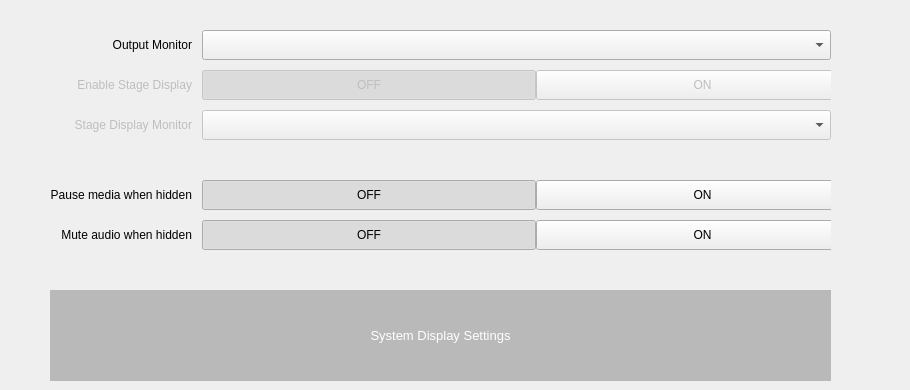
    <widget class="QWidget" name="viewDisplay">
     <property name="styleSheet">
      <string notr="true">QComboBox {color: black}</string>
     </property>
     <widget class="QWidget" name="formLayoutWidget">
      <property name="geometry">
       <rect>
        <x>-10</x>
        <y>0</y>
        <width>901</width>
        <height>261</height>
       </rect>
      </property>
      <layout class="QFormLayout" name="formDisplay">
       <property name="labelAlignment">
        <set>Qt::AlignRight|Qt::AlignTrailing|Qt::AlignVCenter</set>
       </property>
       <property name="horizontalSpacing">
        <number>10</number>
       </property>
       <property name="verticalSpacing">
        <number>10</number>
       </property>
       <property name="leftMargin">
        <number>60</number>
       </property>
       <property name="topMargin">
        <number>30</number>
       </property>
       <property name="rightMargin">
        <number>60</number>
       </property>
       <item row="0" column="0">
        <widget class="QLabel" name="prefOutputDisplayID_LABEL">
         <property name="enabled">
          <bool>true</bool>
         </property>
         <property name="minimumSize">
          <size>
           <width>0</width>
           <height>30</height>
          </size>
         </property>
         <property name="text">
          <string>Output Monitor</string>
         </property>
         <property name="alignment">
          <set>Qt::AlignRight|Qt::AlignTrailing|Qt::AlignVCenter</set>
         </property>
        </widget>
       </item>
       <item row="0" column="1">
        <widget class="QComboBox" name="prefOutputDisplayID">
         <property name="enabled">
          <bool>true</bool>
         </property>
         <property name="sizePolicy">
          <sizepolicy hsizetype="Preferred" vsizetype="Preferred">
           <horstretch>0</horstretch>
           <verstretch>0</verstretch>
          </sizepolicy>
         </property>
         <property name="focusPolicy">
          <enum>Qt::NoFocus</enum>
         </property>
        </widget>
       </item>
       <item row="1" column="0">
        <widget class="QLabel" name="prefStageDisplay_LABEL">
         <property name="enabled">
          <bool>false</bool>
         </property>
         <property name="minimumSize">
          <size>
           <width>0</width>
           <height>30</height>
          </size>
         </property>
         <property name="text">
          <string>Enable Stage Display</string>
         </property>
         <property name="alignment">
          <set>Qt::AlignRight|Qt::AlignTrailing|Qt::AlignVCenter</set>
         </property>
        </widget>
       </item>
       <item row="2" column="0">
        <widget class="QLabel" name="prefStageDisplayID_LABEL">
         <property name="enabled">
          <bool>false</bool>
         </property>
         <property name="minimumSize">
          <size>
           <width>0</width>
           <height>30</height>
          </size>
         </property>
         <property name="text">
          <string>Stage Display Monitor</string>
         </property>
         <property name="alignment">
          <set>Qt::AlignRight|Qt::AlignTrailing|Qt::AlignVCenter</set>
         </property>
        </widget>
       </item>
       <item row="2" column="1">
        <widget class="QComboBox" name="prefStageDisplayID">
         <property name="enabled">
          <bool>false</bool>
         </property>
         <property name="sizePolicy">
          <sizepolicy hsizetype="Preferred" vsizetype="Preferred">
           <horstretch>0</horstretch>
           <verstretch>0</verstretch>
          </sizepolicy>
         </property>
         <property name="focusPolicy">
          <enum>Qt::NoFocus</enum>
         </property>
         <property name="sizeAdjustPolicy">
          <enum>QComboBox::AdjustToContents</enum>
         </property>
        </widget>
       </item>
       <item row="4" column="0">
        <widget class="QLabel" name="prefBackgroundMedia_LABEL">
         <property name="minimumSize">
          <size>
           <width>0</width>
           <height>30</height>
          </size>
         </property>
         <property name="text">
          <string>Pause media when hidden</string>
         </property>
         <property name="alignment">
          <set>Qt::AlignRight|Qt::AlignTrailing|Qt::AlignVCenter</set>
         </property>
        </widget>
       </item>
       <item row="5" column="0">
        <widget class="QLabel" name="prefBackgroundAudio_LABEL">
         <property name="enabled">
          <bool>true</bool>
         </property>
         <property name="minimumSize">
          <size>
           <width>0</width>
           <height>30</height>
          </size>
         </property>
         <property name="text">
          <string>Mute audio when hidden</string>
         </property>
         <property name="alignment">
          <set>Qt::AlignRight|Qt::AlignTrailing|Qt::AlignVCenter</set>
         </property>
        </widget>
       </item>
       <item row="3" column="0">
        <spacer name="horizontalSpacer">
         <property name="orientation">
          <enum>Qt::Horizontal</enum>
         </property>
         <property name="sizeHint" stdset="0">
          <size>
           <width>40</width>
           <height>20</height>
          </size>
         </property>
        </spacer>
       </item>
       <item row="1" column="1">
        <widget class="QWidget" name="prefStageDisplay_widget" native="true">
         <widget class="QWidget" name="layoutWidget">
          <property name="geometry">
           <rect>
            <x>0</x>
            <y>0</y>
            <width>667</width>
            <height>30</height>
           </rect>
          </property>
          <layout class="QHBoxLayout" name="prefStageDisplay" stretch="0,0">
           <property name="spacing">
            <number>0</number>
           </property>
           <property name="rightMargin">
            <number>0</number>
           </property>
           <item>
            <widget class="QPushButton" name="prefStageDisplay_OFF">
             <property name="enabled">
              <bool>false</bool>
             </property>
             <property name="sizePolicy">
              <sizepolicy hsizetype="Minimum" vsizetype="Minimum">
               <horstretch>0</horstretch>
               <verstretch>0</verstretch>
              </sizepolicy>
             </property>
             <property name="focusPolicy">
              <enum>Qt::NoFocus</enum>
             </property>
             <property name="text">
              <string>OFF</string>
             </property>
             <property name="checkable">
              <bool>true</bool>
             </property>
             <property name="checked">
              <bool>true</bool>
             </property>
             <property name="autoExclusive">
              <bool>true</bool>
             </property>
            </widget>
           </item>
           <item>
            <widget class="QPushButton" name="prefStageDisplay_ON">
             <property name="enabled">
              <bool>false</bool>
             </property>
             <property name="sizePolicy">
              <sizepolicy hsizetype="Minimum" vsizetype="Minimum">
               <horstretch>0</horstretch>
               <verstretch>0</verstretch>
              </sizepolicy>
             </property>
             <property name="focusPolicy">
              <enum>Qt::NoFocus</enum>
             </property>
             <property name="text">
              <string>ON</string>
             </property>
             <property name="checkable">
              <bool>true</bool>
             </property>
             <property name="checked">
              <bool>false</bool>
             </property>
             <property name="autoExclusive">
              <bool>true</bool>
             </property>
            </widget>
           </item>
          </layout>
         </widget>
        </widget>
       </item>
       <item row="4" column="1">
        <widget class="QWidget" name="prefBackgroundMedia_widget" native="true">
         <widget class="QWidget" name="layoutWidget">
          <property name="geometry">
           <rect>
            <x>0</x>
            <y>0</y>
            <width>667</width>
            <height>30</height>
           </rect>
          </property>
          <layout class="QHBoxLayout" name="prefBackgroundMedia">
           <property name="spacing">
            <number>0</number>
           </property>
           <item>
            <widget class="QPushButton" name="prefBackgroundMedia_OFF">
             <property name="sizePolicy">
              <sizepolicy hsizetype="Minimum" vsizetype="Minimum">
               <horstretch>0</horstretch>
               <verstretch>0</verstretch>
              </sizepolicy>
             </property>
             <property name="focusPolicy">
              <enum>Qt::NoFocus</enum>
             </property>
             <property name="text">
              <string>OFF</string>
             </property>
             <property name="checkable">
              <bool>true</bool>
             </property>
             <property name="checked">
              <bool>true</bool>
             </property>
             <property name="autoExclusive">
              <bool>true</bool>
             </property>
            </widget>
           </item>
           <item>
            <widget class="QPushButton" name="prefBackgroundMedia_ON">
             <property name="sizePolicy">
              <sizepolicy hsizetype="Minimum" vsizetype="Minimum">
               <horstretch>0</horstretch>
               <verstretch>0</verstretch>
              </sizepolicy>
             </property>
             <property name="focusPolicy">
              <enum>Qt::NoFocus</enum>
             </property>
             <property name="text">
              <string>ON</string>
             </property>
             <property name="checkable">
              <bool>true</bool>
             </property>
             <property name="checked">
              <bool>false</bool>
             </property>
             <property name="autoExclusive">
              <bool>true</bool>
             </property>
            </widget>
           </item>
          </layout>
         </widget>
        </widget>
       </item>
       <item row="5" column="1">
        <widget class="QWidget" name="prefBackgroundAudio_widget" native="true">
         <widget class="QWidget" name="layoutWidget">
          <property name="geometry">
           <rect>
            <x>0</x>
            <y>0</y>
            <width>667</width>
            <height>30</height>
           </rect>
          </property>
          <layout class="QHBoxLayout" name="prefBackgroundAudio">
           <property name="spacing">
            <number>0</number>
           </property>
           <item>
            <widget class="QPushButton" name="prefBackgroundAudio_OFF">
             <property name="sizePolicy">
              <sizepolicy hsizetype="Minimum" vsizetype="Minimum">
               <horstretch>0</horstretch>
               <verstretch>0</verstretch>
              </sizepolicy>
             </property>
             <property name="focusPolicy">
              <enum>Qt::NoFocus</enum>
             </property>
             <property name="text">
              <string>OFF</string>
             </property>
             <property name="checkable">
              <bool>true</bool>
             </property>
             <property name="checked">
              <bool>true</bool>
             </property>
             <property name="autoExclusive">
              <bool>true</bool>
             </property>
            </widget>
           </item>
           <item>
            <widget class="QPushButton" name="prefBackgroundAudio_ON">
             <property name="sizePolicy">
              <sizepolicy hsizetype="Minimum" vsizetype="Minimum">
               <horstretch>0</horstretch>
               <verstretch>0</verstretch>
              </sizepolicy>
             </property>
             <property name="focusPolicy">
              <enum>Qt::NoFocus</enum>
             </property>
             <property name="text">
              <string>ON</string>
             </property>
             <property name="checkable">
              <bool>true</bool>
             </property>
             <property name="checked">
              <bool>false</bool>
             </property>
             <property name="autoExclusive">
              <bool>true</bool>
             </property>
            </widget>
           </item>
          </layout>
         </widget>
        </widget>
       </item>
      </layout>
     </widget>
     <widget class="QPushButton" name="btnSystemSettings">
      <property name="enabled">
       <bool>true</bool>
      </property>
      <property name="geometry">
       <rect>
        <x>50</x>
        <y>290</y>
        <width>781</width>
        <height>91</height>
       </rect>
      </property>
      <property name="sizePolicy">
       <sizepolicy hsizetype="Fixed" vsizetype="Fixed">
        <horstretch>0</horstretch>
        <verstretch>0</verstretch>
       </sizepolicy>
      </property>
      <property name="minimumSize">
       <size>
        <width>0</width>
        <height>55</height>
       </size>
      </property>
      <property name="maximumSize">
       <size>
        <width>16777215</width>
        <height>16777215</height>
       </size>
      </property>
      <property name="font">
       <font>
        <pointsize>10</pointsize>
       </font>
      </property>
      <property name="focusPolicy">
       <enum>Qt::NoFocus</enum>
      </property>
      <property name="styleSheet">
       <string notr="true">QPushButton {
background-color: #BAB9BA;
border: none;
color: white;
text-align: center;
text-decoration: none;
}

QPushButton:hover:!pressed {
background-color: #8CC5FF;
}

QPushButton:hover {
background-color: #509DF3;
}

QPushButton:disabled {
background-color: #D8D8D8;
}

</string>
      </property>
      <property name="text">
       <string>System Display Settings</string>
      </property>
     </widget>
    </widget>
